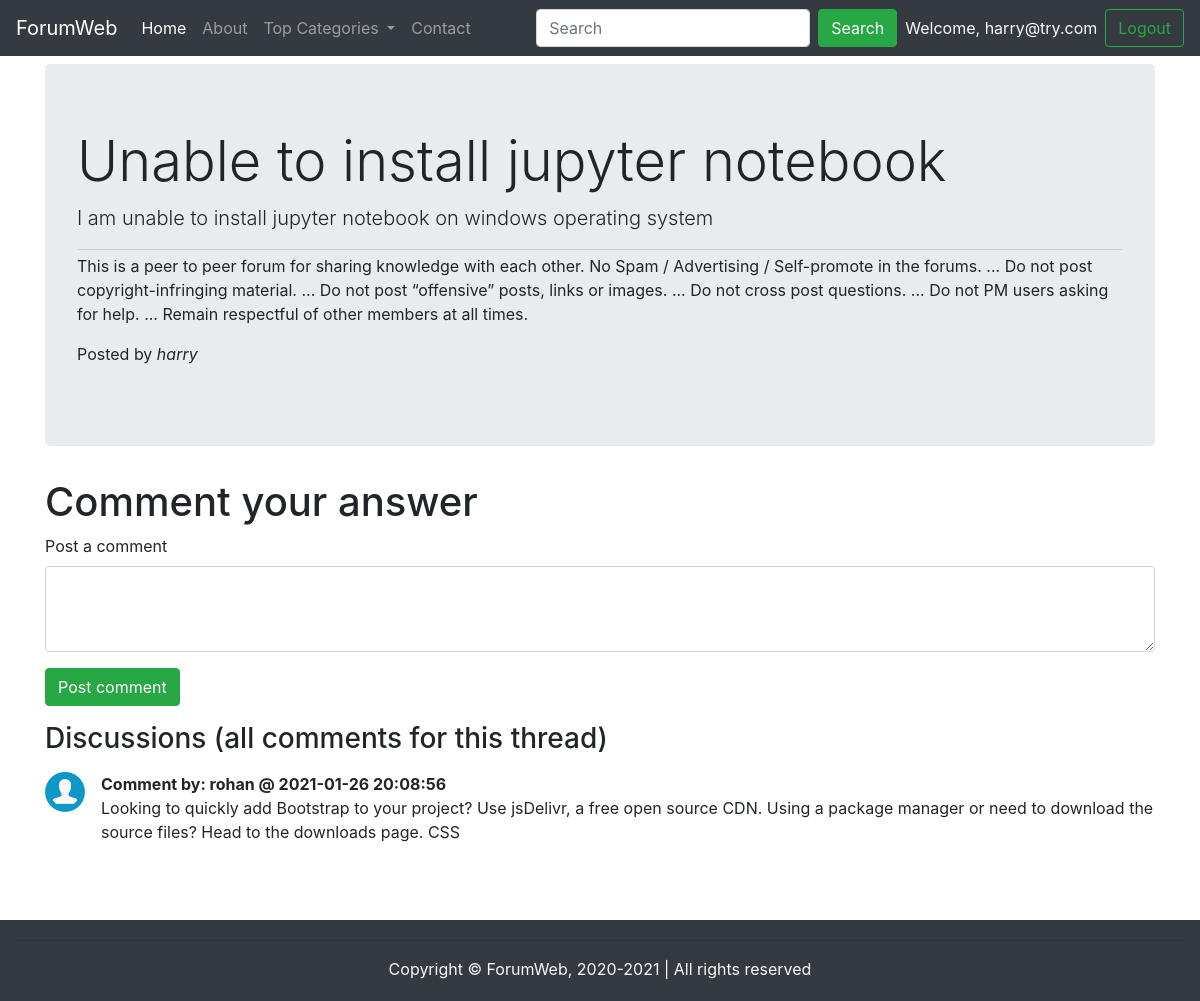
The page /thread.php?thread_id=1 (signed in) on the database its author committed.
### tables this page shows
CREATE TABLE `threads` (
  `thread_id` int(11) NOT NULL,
  `title` varchar(255) NOT NULL,
  `description` text NOT NULL,
  `user_id` int(11) NOT NULL,
  `category_id` int(11) NOT NULL,
  `timestamp` datetime NOT NULL DEFAULT current_timestamp()
);

CREATE TABLE `users` (
  `user_id` int(11) NOT NULL,
  `name` varchar(30) NOT NULL,
  `email` varchar(30) NOT NULL,
  `password` varchar(255) NOT NULL,
  `created_at` datetime NOT NULL DEFAULT current_timestamp()
);

CREATE TABLE `comments` (
  `comment_id` int(11) NOT NULL,
  `text_comment` text NOT NULL,
  `thread_id` int(11) NOT NULL,
  `comment_by` int(11) NOT NULL,
  `comment_time` datetime NOT NULL DEFAULT current_timestamp()
);

### thread.php (the view, shortened to what this page needs)
<!doctype html>
<html lang="en">
<head>
    <link rel="stylesheet" href="https://cdn.jsdelivr.net/npm/bootstrap@4.6.0/dist/css/bootstrap.min.css"
>
</head>
<body>
    <?php
    require"partials/_header.php";
    $thread_id=$_GET['thread_id'];
    $sql="select * from threads where thread_id=".$thread_id;
    $result=mysqli_query($conn,$sql);
    $row=mysqli_fetch_assoc($result);
    $user_id=$row['user_id'];
    $sql2='select name from users where user_id='.$user_id;
    $result2=mysqli_query($conn,$sql2);
    $row2=mysqli_fetch_assoc($result2);
    $posted_by=$row2['name'];
    ?>
    <div class="container my-2">
        <div class="jumbotron">
            <h1 class="display-4"><?php echo $row['title']?></h1>
            <p class="lead"><?php echo $row['description']?></p>
            <hr class="my-1">
            <p>This is a peer to peer forum for sharing knowledge with each other. No Spam / Advertising / Self-promote
                in the forums. ...
                Do not post copyright-infringing material. ...
                Do not post “offensive” posts, links or images. ...
                Do not cross post questions. ...
                Do not PM users asking for help. ...
                Remain respectful of other members at all times.</p>
            <p>Posted by <em><?php echo $posted_by?></em></p>
        </div>
    </div>
    <?php
    if(isset($_SESSION['loggedin'])&& $_SESSION['loggedin']==true){
        echo '<div class="container my-2">
        <h1>Comment your answer</h1>
        <form action="'.$_SERVER["REQUEST_URI"].'" method="post">
            <div class="form-group">
                <label for="comment">Post a comment</label>
                <textarea name="comment" class="form-control" id="comment" rows="3"></textarea>
            </div>
            <button type="submit" class="btn btn-success">Post comment</button>
        </form>
    </div>';
    }
    else{
        echo '<div class="container my-2">
        <h2>Start a Discussion</h2>
            <p class="lead">You are not logged in. You need to login to post a comment.</p>
        </div>';
    }
    ?>
    <div class="container my-3 mb-5" id="browse">
        <h3>Discussions (all comments for this thread)</h3>
        <?php
        $sql="select * from comments where thread_id=".$thread_id;
        $result=mysqli_query($conn,$sql);
        while($row=mysqli_fetch_assoc($result))
        {
            $sql2='select name from users where user_id='.$row['comment_by'];
            $result2=mysqli_query($conn,$sql2);
            $row2=mysqli_fetch_assoc($result2);
            echo '<div class="media my-3">
            <img src="img/user.png" width="40px" height="40px" class="mr-3" alt="user">
            <div class="media-body">
                <p class="font-weight-bold my-0">Comment by: '.$row2['name'].' @ '.$row['comment_time'].'</p>
                <p>'.$row['text_comment'].'</p>
            </div>
            </div>';
        }
        ?>
    </div>
    <?php require"partials/_footer.php"?>
</body>
</html>

### thread.php (style rules this page uses)
#browse { min-height: 150px; }

### rows shown on the page
threads: title "Unable to install jupyter notebook", description "I am unable to install jupyter notebook on windows operating system"
users: name "harry"
comments: users.name "rohan", comment_time "2021-01-26 20:08:56", text_comment "Looking to quickly add Bootstrap to your project? Use jsDelivr, a free open source CDN. Using a package manager or need to download the source files? Head to the downloads page. CSS"

### other values the page prints
$_SESSION['username'] "harry@try.com"
